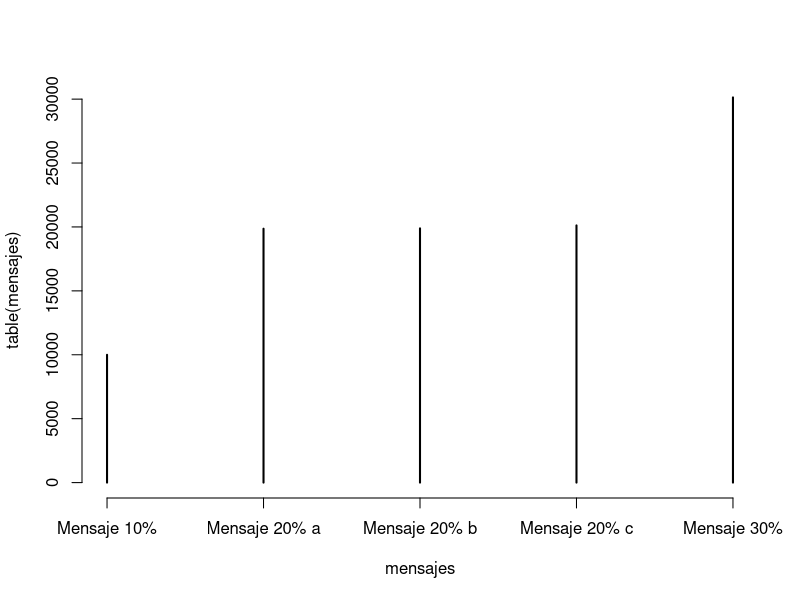

Source code (R):
#Prueba de Funcionamiento
n<- 100000
mensajes<- vector("character",n)
for(i in 1:n){
    p<-runif(1)
    if(p<=0.30){
        mensajes[i]<-"Mensaje 30%"
    } else if (p<=0.50){
        mensajes[i]<-"Mensaje 20% a"
    } else if (p<=0.70){
        mensajes[i]<-"Mensaje 20% b"
    } else if (p<=0.90){
        mensajes[i]<-"Mensaje 20% c"
    } else {
        mensajes[i]<-"Mensaje 10%"
    }
}
mensajes
plot(table(mensajes))